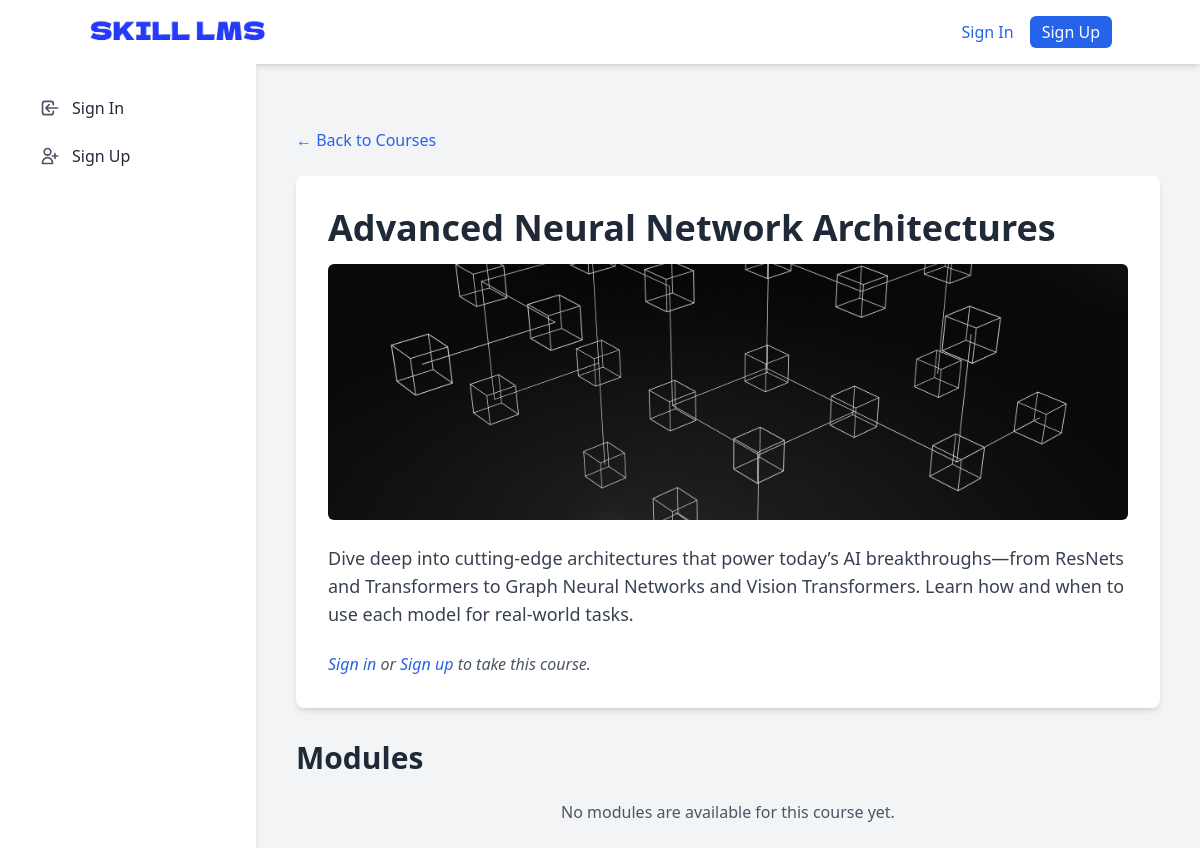
The page /courses/advanced-neural-networks/ on the database its author committed.
### courses/models.py (models this page shows, shortened)
class Course(models.Model):
    title = models.CharField(max_length=200, help_text="Title of the course.")
    slug = models.SlugField(unique=True, max_length=200, help_text="URL-friendly identifier for the course.")
    description = models.TextField(blank=True, help_text="Brief overview of the course.")
    image = models.ImageField(
        upload_to='course_images/',
        blank=True,
        null=True,
        help_text="Thumbnail or banner image for the course."
    )
    created_at = models.DateTimeField(auto_now_add=True)
    updated_at = models.DateTimeField(auto_now=True)
    class Meta:
        verbose_name_plural = "Courses"
        ordering = ['title']

### courses/views.py (the view)
# urls.py: path('<slug:course_slug>/', views.course_detail, name='course_detail'),
def course_detail(request, course_slug):
    course = get_object_or_404(Course, slug=course_slug)
    modules = course.modules.all().order_by('order')
    return render(request, 'courses/course_detail.html', {
        'course': course,
        'modules': modules,
    })

### templates/courses/course_detail.html (shortened to what this page needs)
{% extends 'base.html' %}
{% block content %}
    <div class="container mx-auto mt-10 px-4">
        <div class="mb-6">
            <a href="{% url 'courses:course_list' %}" class="text-blue-600 hover:underline">← Back to Courses</a>
        </div>
        <div class="bg-white rounded-lg shadow-md p-8 mb-8">
            <h1 class="text-4xl font-bold text-gray-800 mb-4">{{ course.title }}</h1>
            {% if course.image %}
                <img src="{{ course.image.url }}" alt="{{ course.title }} banner" class="w-full h-64 object-cover rounded-md mb-6">
            {% endif %}
            <p class="text-gray-700 text-lg mb-6">{{ course.description }}</p>
            {% if user.is_authenticated %}
                <form method="post" action="{% url 'users:take_course' course.slug %}">
                    {% csrf_token %}
                    <button type="submit"
                            class="bg-green-500 hover:bg-green-700 text-white font-bold py-2 px-4 rounded focus:outline-none focus:shadow-outline">
                        Take This Course
                    </button>
                </form>
            {% else %}
                 <p class="text-gray-600 italic">
                     <a href="{% url 'users:signin' %}" class="text-blue-600 hover:underline">Sign in</a> or
                     <a href="{% url 'users:signup' %}" class="text-blue-600 hover:underline">Sign up</a> to take this course.
                 </p>
            {% endif %}
        </div>
        <h2 class="text-3xl font-semibold text-gray-800 mb-6">Modules</h2>
        <div class="space-y-6">
            {% for module in modules %}
                <div class="bg-white rounded-lg shadow-md p-6">
                    <h3 class="text-2xl font-semibold text-gray-800 mb-4">{{ module.order }}. {{ module.title }}</h3>
                    {% if module.description %}
                         <p class="text-gray-600 mb-4">{{ module.description }}</p>
                    {% endif %}
                    {% if module.lessons.all %}
                        <ul class="list-disc list-inside space-y-2">
                            {% for lesson in module.lessons.all %}
                                <li class="text-gray-700">
                                    <a href="{% url 'courses:lesson_detail' course.slug lesson.slug %}" class="text-blue-600 hover:underline">
                                        {{ lesson.order }}. {{ lesson.title }}
                                    </a>
                                </li>
                            {% endfor %}
                        </ul>
                    {% else %}
                        <p class="text-gray-600 italic">No lessons in this module yet.</p>
                    {% endif %}
                </div>
            {% empty %}
                <div class="text-center text-gray-600">
                    No modules are available for this course yet.
                </div>
            {% endfor %}
        </div>
    </div>
{% endblock %}

### templates/base.html (style rules this page uses)
body { display: flex; min-height: 100vh; flex-direction: column; }

### rows shown on the page
Course: title "Advanced Neural Network Architectures", image (picture), description "Dive deep into cutting-edge architectures that power today’s AI breakthroughs—from ResNets and Transformers to Graph Neural Networks and Vision Transformers. Learn how and when to use each model for real-world tasks."
